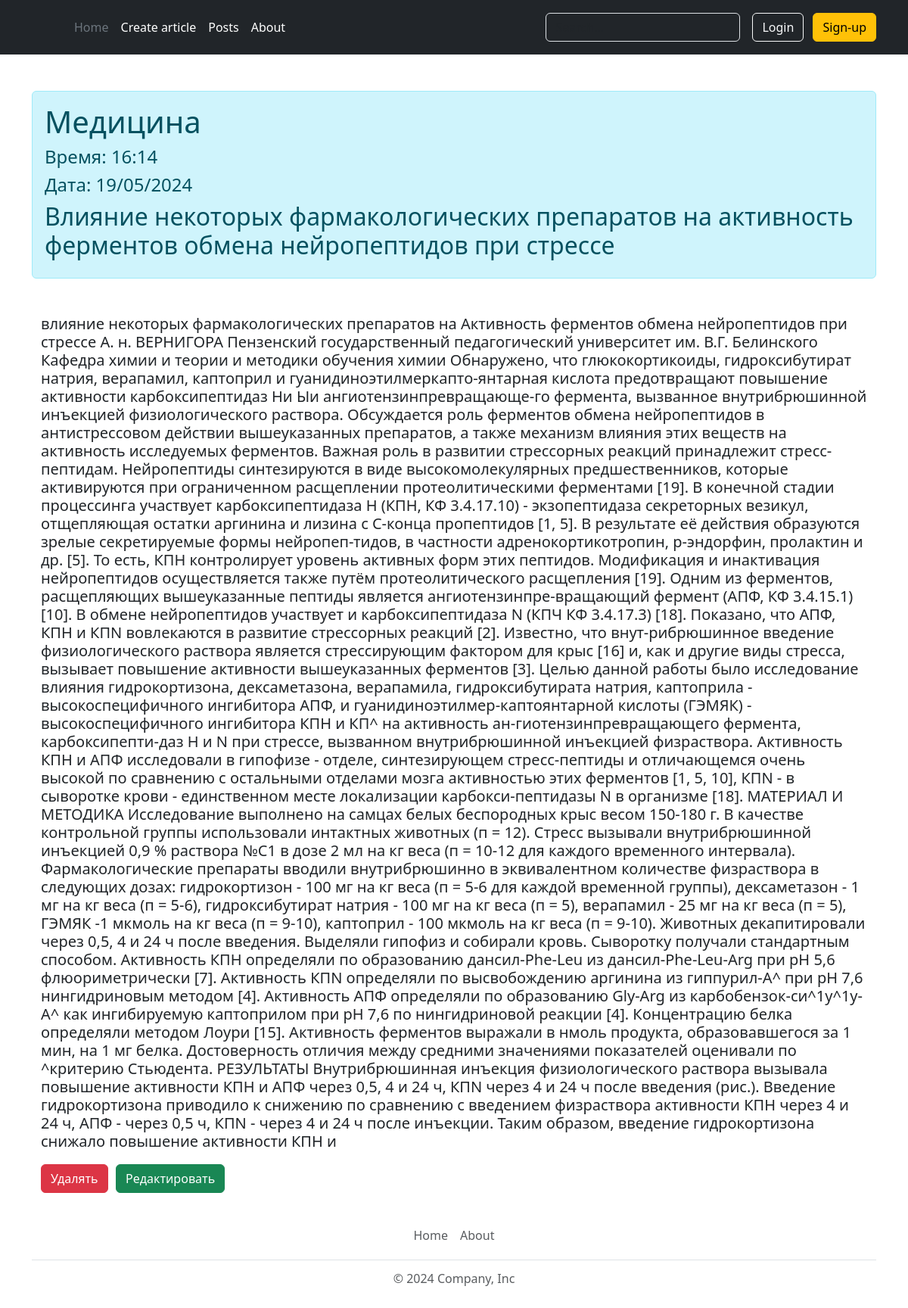
Page /posts/3 on the committed database.
### app.py (models this page shows, shortened)
class Article(db.Model):
    id = db.Column(db.Integer, primary_key=True)
    title = db.Column(db.String(100), nullable=False)
    intro = db.Column(db.String(300), nullable=False)
    text = db.Column(db.Text, nullable=False)
    date = db.Column(db.DateTime, default=datetime.utcnow)

### app.py (the view)
@app.route('/posts/<int:id>')
def posts_detail(id):
    article = Article.query.get_or_404(id)
    return render_template("postPage.html", article=article)

### templates/postPage.html (shortened to what this page needs)
{%extends 'base.html'%}
{%block body%}
<div class='container mt-5'>
    <div class="alert alert-info">
        <h1>{{article.title}}</h1>
        <h4>Время: {{ article.date.strftime(' %H:%M ') }}</h4>
        <h4>Дата: {{ article.date.strftime(' %d/%m/%Y') }}</h4>
        <h2>{{article.intro}}</h2>
    </div>
    <div class='container mt-5'>
        <h5>{{article.text}}</h5>
        <a href="/posts/{{article.id}}/delete" class="btn btn-danger">Удалять</a>
        <a href="/posts/{{article.id}}/update" class="btn btn-success">Редактировать</a>
    </div>
</div>
{%endblock%}

### rows in the picture
Article: title "Медицина", date "16:14", date "19/05/2024", intro "Влияние некоторых фармакологических препаратов на активность ферментов обмена нейропептидов при стрессе", text "влияние некоторых фармакологических препаратов на Активность ферментов обмена нейропептидов при стрессе А. н. ВЕРНИГОРА Пензенский государственный педагогический университет им. В.Г. Белинского Кафедра химии и теории и методики обучения химии Обнаружено, что глюкокортикоиды, гидроксибутират натрия, верапамил, каптоприл и гуанидиноэтилмеркапто-янтарная кислота предотвращают повышение активности карбоксипептидаз Ни Ыи ангиотензинпревращающе-го фермента, вызванное внутрибрюшинной инъекцией физиологического раствора. Обсуждается роль ферментов обмена нейропептидов в антистрессовом действии вышеуказанных препаратов, а также механизм влияния этих веществ на активность исследуемых ферментов.…"
